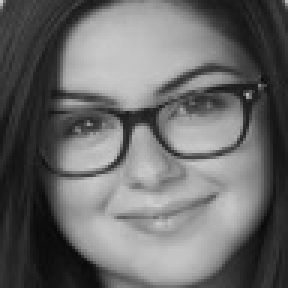
#> input picture dataset/Alex Dunphy/1.jpg, 96 x 96 px (shown 3 times larger); its folder holds only this picture in this run
$ python -i image_upload.py   (imports and definitions only)   (older library calls are emulated)
#> lines starting #> are read from the running program, lines starting #| are printed output that depends on the picture; after the words box and inside, x2 and y2 are one past the last pixel; in counts of white or black regions, pixels touching at a corner belong together
### App/recognition_unified.py
"""
Unified Recognition Module - Supports Both LBPH and Eigenfaces

This module provides a unified interface for face recognition using either:
1. LBPH (Local Binary Patterns Histogram)
2. Eigenfaces (PCA-based)
3. Both algorithms for comparison
"""

import cv2
import numpy as np
import pickle
import os
from face_training_eigen import load_eigenfaces_model


# Global variable to store selected algorithm
selected_algorithm = "LBPH"  # Default: "LBPH", "Eigenfaces", or "Both"


# [5 lines left out: function set_algorithm, not called in this run]


def get_algorithm():
    """Get the current recognition algorithm"""
    return selected_algorithm


def recognize_with_lbph(face_roi, clahe):
    """
    Recognize face using LBPH algorithm

    Returns: (id, confidence, name, label_text, color)
    """
    # Load LBPH model
    recognizer = cv2.face.LBPHFaceRecognizer_create()
    trainer_path = 'trainer/trainer_lbph.yml'

    if not os.path.exists(trainer_path):
        return -1, 100, "No Model", "No LBPH Model", (0, 0, 255)

    recognizer.read(trainer_path)

    # Load labels
    labels_dict = {}
    labels_path = 'trainer/labels.pickle'
    if os.path.exists(labels_path):
        with open(labels_path, 'rb') as f:
            labels_dict = pickle.load(f)
            labels_dict = {v: k for k, v in labels_dict.items()}

    # Preprocess face
    face_enhanced = clahe.apply(face_roi)
    face_resized = cv2.resize(face_enhanced, (150, 150))

    # Predict
    id_, confidence = recognizer.predict(face_resized)

    # Determine label and color based on confidence
    if id_ == -1:
        name = "Unknown"
        label = "Unknown (LBPH)"
        color = (0, 0, 255)  # Red
    elif confidence < 80:
        name = labels_dict.get(id_, f"Unknown_ID_{id_}")
        label = f"{name} ({confidence:.0f})"
        color = (0, 255, 0)  # Green
    elif confidence < 100:
        name = labels_dict.get(id_, f"Unknown_ID_{id_}")
        label = f"{name}? ({confidence:.0f})"
        color = (0, 165, 255)  # Orange
    else:
        name = "Unknown"
        label = f"Unknown ({confidence:.0f})"
        color = (0, 0, 255)  # Red

    return id_, confidence, name, label, color


# [44 lines left out: function recognize_with_eigenfaces, not called in this run]


def recognize_face_unified(face_roi, clahe, algorithm=None):
    """
    Unified face recognition function that supports multiple algorithms

    Args:
        face_roi: Face region (grayscale)
        clahe: CLAHE object for preprocessing
        algorithm: "LBPH", "Eigenfaces", or "Both" (uses global if None)

    Returns:
        For single algorithm: (id, confidence, name, label, color)
        For "Both": (results_dict, combined_label, combined_color)
    """
    if algorithm is None:
        algorithm = get_algorithm()

    if algorithm == "LBPH":
        return recognize_with_lbph(face_roi, clahe)

    elif algorithm == "Eigenfaces":
        return recognize_with_eigenfaces(face_roi)

    elif algorithm == "Both":
        # Run both algorithms and return comparison
        lbph_results = recognize_with_lbph(face_roi, clahe)
        eigen_results = recognize_with_eigenfaces(face_roi)

        results = {
            'LBPH': {
                'id': lbph_results[0],
                'confidence': lbph_results[1],
                'name': lbph_results[2],
                'label': lbph_results[3],
                'color': lbph_results[4]
            },
            'Eigenfaces': {
                'id': eigen_results[0],
                'confidence': eigen_results[1],
                'name': eigen_results[2],
                'label': eigen_results[3],
                'color': eigen_results[4]
            }
        }

        # Create combined label
        combined_label = f"LBPH: {lbph_results[3]}\nEigen: {eigen_results[3]}"

        # Use green if both agree, orange if they disagree
        if lbph_results[2] == eigen_results[2] and lbph_results[2] != "Unknown":
            combined_color = (0, 255, 0)  # Green
        else:
            combined_color = (0, 165, 255)  # Orange

        return results, combined_label, combined_color

    else:
        # Unknown algorithm, default to LBPH
        return recognize_with_lbph(face_roi, clahe)


# [28 lines left out: function format_comparison_text, not called in this run]

### App/image_upload.py
import cv2
import tkinter as tk
from tkinter import filedialog, messagebox
import numpy as np
import os
from recognition_unified import recognize_face_unified, format_comparison_text, get_algorithm

def upload_and_recognize_image():
    print("[DEBUG] upload_and_recognize_image called")

    # Get selected algorithm
    algorithm = get_algorithm()
    print(f"[INFO] Using algorithm: {algorithm}")
    # Open file dialog to select image
    file_path = filedialog.askopenfilename(
        title="Select Image",
        filetypes=[("Image files", "*.jpg *.jpeg *.png *.bmp *.tiff")]
    )
#> the answer given: ../dataset/Alex Dunphy/1.jpg

    print(f"[DEBUG] Selected file: {file_path}")

    if not file_path:
        print("[DEBUG] No file selected")
        return

    try:
        print("[DEBUG] Entering try block")

        # Load face cascade
        face_cascade = cv2.CascadeClassifier(cv2.data.haarcascades + 'haarcascade_frontalface_default.xml')

        # Create CLAHE object for preprocessing (same as training)
        clahe = cv2.createCLAHE(clipLimit=2.0, tileGridSize=(8,8))

        # Load and process the image
        img = cv2.imread(file_path)
#> img is the input picture: shape (96, 96, 3); min 8, max 205, mean 106
        if img is None:
            messagebox.showerror("Error", "Could not load image file.")
            return

        gray = cv2.cvtColor(img, cv2.COLOR_BGR2GRAY)

        # Detect faces with improved parameters for better detection
        # scaleFactor=1.1: smaller steps = more thorough detection
        # minNeighbors=3: less strict = detect more faces
        # minSize=(30,30): ignore very small detections (noise)
        faces = face_cascade.detectMultiScale(gray, scaleFactor=1.1, minNeighbors=3, minSize=(30, 30))
#> faces = [[6, 7, 82, 82]]

        if len(faces) == 0:
            messagebox.showinfo("Result", "No faces detected in the image.")
            return

        # Calculate adaptive text scale based on image dimensions
        img_height, img_width = img.shape[:2]
#> img_height = 96; img_width = 96
        base_scale = min(img_width, img_height) / 1000.0  # Scale factor based on image size
#> base_scale = 0.096
        font_scale = max(0.4, min(1.2, base_scale))  # Keep between 0.4 and 1.2
#> font_scale = 0.4
        font_thickness = max(1, int(font_scale * 2))
#> font_thickness = 1

        # Recognize faces
        for (x, y, w, h) in faces:
            # Extract face region
            face_roi = gray[y:y+h, x:x+w]

            # Calculate adaptive rectangle thickness based on face size
            rect_thickness = max(1, int(w / 100))

            # Draw rectangle
            cv2.rectangle(img, (x, y), (x+w, y+h), (255, 0, 0), rect_thickness)

            # Use unified recognition
            if algorithm == "Both":
                # Comparison mode
                results, combined_label, combined_color = recognize_face_unified(face_roi, clahe, algorithm)

                # Format text for display
                text_lines = format_comparison_text(results, font_scale=font_scale)

                # Draw each line with background
                y_offset = y - 10
                for text, color in text_lines:
                    (text_width, text_height), baseline = cv2.getTextSize(text, cv2.FONT_HERSHEY_SIMPLEX,
                                                                           font_scale, font_thickness)

                    # Draw background
                    cv2.rectangle(img, (x, y_offset - text_height - 5),
                                 (x + text_width + 5, y_offset + 5), (0, 0, 0), -1)

                    # Draw text
                    cv2.putText(img, text, (x, y_offset), cv2.FONT_HERSHEY_SIMPLEX,
                               font_scale, color, font_thickness)

                    y_offset -= text_height + 10

            else:
                # Single algorithm mode
                id_, confidence, name, label, color = recognize_face_unified(face_roi, clahe, algorithm)

                print(f"[DEBUG] Recognition result: {name}, Confidence={confidence}")

                # Get text size for positioning and background
                (text_width, text_height), baseline = cv2.getTextSize(label, cv2.FONT_HERSHEY_SIMPLEX,
                                                                       font_scale, font_thickness)

                # Position text above face, with background for better readability
                text_x = x
                text_y = y - 10

                # If text would go above image, put it below the top of rectangle
                if text_y - text_height < 0:
                    text_y = y + text_height + 10

                # Draw background rectangle for text
                cv2.rectangle(img, (text_x, text_y - text_height - 5),
                             (text_x + text_width + 5, text_y + 5), (0, 0, 0), -1)

                # Draw text
                cv2.putText(img, label, (text_x, text_y), cv2.FONT_HERSHEY_SIMPLEX,
                           font_scale, color, font_thickness)
#> this loop made 1 pass
#> (x, y, w, h, rect_thickness) on pass 1: (6, 7, 82, 82, 1)
#| [DEBUG] Recognition result: No Model, Confidence=100
#> pass 1, in upload_and_recognize_image, `face_roi = gray[y:y+h, x:x+w]`:
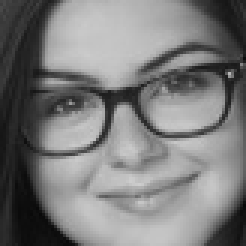
#> face_roi: shape (82, 82) (shown 3 times larger); min 8, max 205, mean 123
#> after the loop:
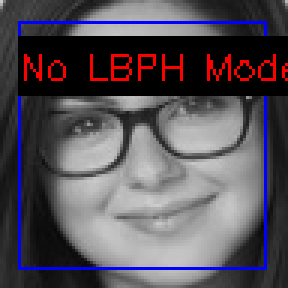
#> img: shape (96, 96, 3) (shown 3 times larger); mean B, G, R 88.4, 80.4, 86.1

        # Add instruction text at the bottom of the image
        h_img, w_img = img.shape[:2]
#> h_img = 96; w_img = 96
        instruction_text = "Press any key or click 'X' to close"
        text_size = cv2.getTextSize(instruction_text, cv2.FONT_HERSHEY_SIMPLEX, 0.7, 2)[0]
#> text_size = (388, 16)
        text_x = (w_img - text_size[0]) // 2
#> text_x = -146
        text_y = h_img - 20
#> text_y = 76

        # Add a background rectangle for better visibility
        cv2.rectangle(img, (text_x - 10, text_y - text_size[1] - 10),
                     (text_x + text_size[0] + 10, text_y + 10), (0, 0, 0), -1)
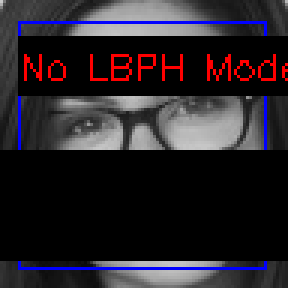
#> img: shape (96, 96, 3) (shown 3 times larger); mean B, G, R 41.1, 35.2, 40.8
        cv2.putText(img, instruction_text, (text_x, text_y),
                   cv2.FONT_HERSHEY_SIMPLEX, 0.7, (255, 255, 255), 2)
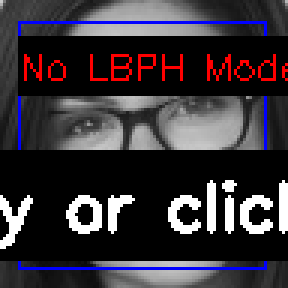
#> img: shape (96, 96, 3) (shown 3 times larger); 5.89% of pixels changed, all inside (x1, y1, x2, y2) = (0, 60, 96, 83)

        # Display result
        window_name = 'Face Recognition Result'
        cv2.imshow(window_name, img)

        # Wait for key press or window close
        while True:
            key = cv2.waitKey(100)  # Check every 100ms
#> (key Esc is pressed here)
            if key != -1:  # Any key pressed
                break
            if cv2.getWindowProperty(window_name, cv2.WND_PROP_VISIBLE) < 1:  # Window closed
                break

        cv2.destroyAllWindows()

        messagebox.showinfo("Success", f"Found {len(faces)} face(s) in the image.")

    except Exception as e:
        print(f"[ERROR] Exception occurred: {e}")
        import traceback
        traceback.print_exc()
        messagebox.showerror("Error", f"An error occurred: {str(e)}")

def get_user_id():
    user_id = simpledialog.askstring("Input", "Who is this?")
    return user_id

def save_detected_face(image, face_location):
    top, right, bottom, left = face_location
    face_image = image[top:bottom, left:right]

    # Convert the face image to a PIL Image
    gray_face_image = cv2.cvtColor(face_image, cv2.COLOR_RGB2GRAY)
    pil_image = Image.fromarray(gray_face_image)

    # Prompt for user ID
    user_id = get_user_id()
    if not user_id:
        messagebox.showinfo("Result", "No User ID provided. Skipping this face.")
        return
    else:
        image_window = tk.Toplevel()
        image_window.title("Detected Face")
        image_window.geometry("300x300")

        # Convert the PIL Image to a Tkinter-compatible image
        tk_image = ImageTk.PhotoImage(pil_image)

        panel = tk.Label(image_window, image=tk_image)
        panel.image = tk_image
        panel.pack()

        # Close the window after displaying
        image_window.after(5000, image_window.destroy)
        dataset_path = os.path.join("FaceRecognition", "dataset", user_id)
        if not os.path.exists(dataset_path):
            os.makedirs(dataset_path)

        # Save the face image
        face_filename = os.path.join(dataset_path, f"{len(os.listdir(dataset_path)) + 1}.jpg")
        pil_image.save(face_filename)
        print(f"[INFO] Saved image: {face_filename}")

# [12 lines of commented-out code are left out]

>>> result = upload_and_recognize_image()

$ run again, on dataset/Claire Dunphy/13.jpg
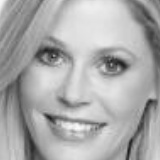
#> input picture dataset/Claire Dunphy/13.jpg, 160 x 160 px
#> in upload_and_recognize_image, img is the input picture: shape (160, 160, 3); min 29, max 250, mean 170.2
#> faces = [[11, 11, 132, 132]]
#> the loop in upload_and_recognize_image, `for (x, y, w, h) in faces:` made 1 pass
#> (x, y, w, h, rect_thickness) on pass 1: (11, 11, 132, 132, 1)
#> (printed output is left out)
#> after the loop in upload_and_recognize_image, `for (x, y, w, h) in faces:`:
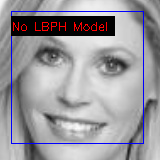
#> img: shape (160, 160, 3); 10.11% of pixels changed, all inside (x1, y1, x2, y2) = (11, 11, 144, 144)
#> text_size = (388, 16)
#> in upload_and_recognize_image, `text_x = (w_img - text_size[0]) // 2`: text_x = -114
#> in upload_and_recognize_image, `cv2.putText(img, instruction_text, (text_x, text_y), cv2.FONT_HERSHEY_..`:
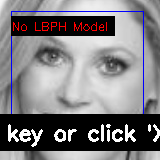
#> img: shape (160, 160, 3); mean B, G, R 126.2, 123, 125.3

$ run again, on dataset/Alex Dunphy/11.jpg
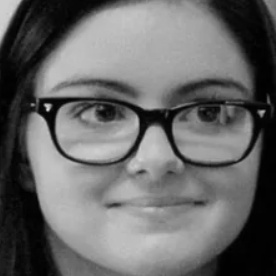
#> input picture dataset/Alex Dunphy/11.jpg, 276 x 276 px
#> in upload_and_recognize_image, img is the input picture: shape (276, 276, 3); min 0, max 216, mean 103.2
#> faces = [[13, 12, 248, 248]]
#> the loop in upload_and_recognize_image, `for (x, y, w, h) in faces:` made 1 pass
#> (x, y, w, h, rect_thickness) on pass 1: (13, 12, 248, 248, 2)
#> (printed output is left out)
#> after the loop in upload_and_recognize_image, `for (x, y, w, h) in faces:`:
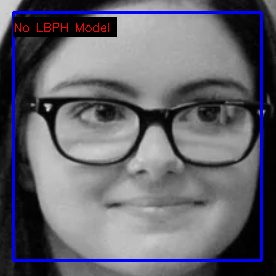
#> img: shape (276, 276, 3); 6.58% of pixels changed, all inside (x1, y1, x2, y2) = (12, 11, 263, 262)
#> text_size = (388, 16)
#> in upload_and_recognize_image, `text_x = (w_img - text_size[0]) // 2`: text_x = -56
#> in upload_and_recognize_image, `cv2.putText(img, instruction_text, (text_x, text_y), cv2.FONT_HERSHEY_..`:
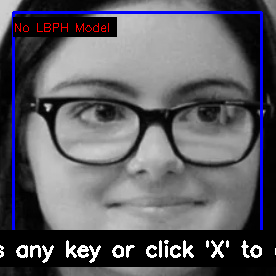
#> img: shape (276, 276, 3); mean B, G, R 98.3, 91.6, 92.4
